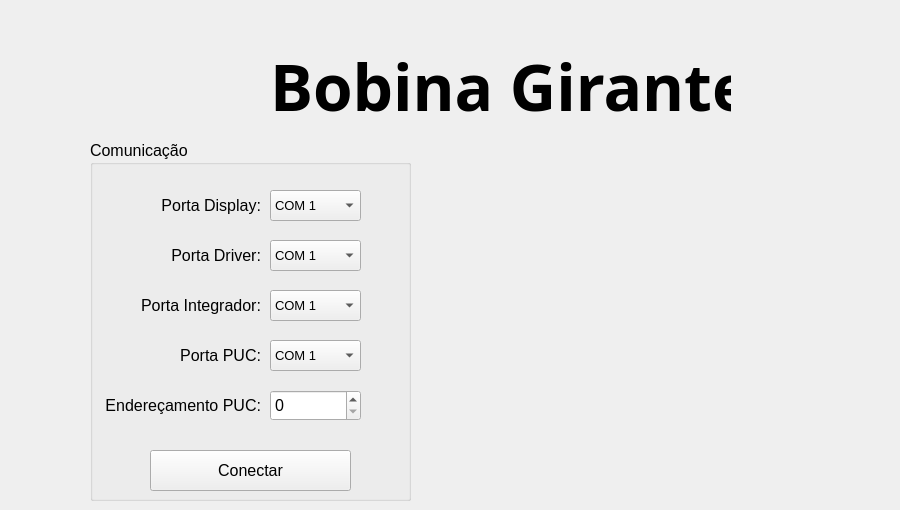
    <widget class="QWidget" name="tab_1">
     <attribute name="icon">
      <iconset>
       <normaloff>imagens/connection.png</normaloff>imagens/connection.png</iconset>
     </attribute>
     <attribute name="title">
      <string>Conexão</string>
     </attribute>
     <widget class="QLabel" name="label_23">
      <property name="geometry">
       <rect>
        <x>270</x>
        <y>50</y>
        <width>461</width>
        <height>71</height>
       </rect>
      </property>
      <property name="font">
       <font>
        <family>Leelawadee</family>
        <pointsize>48</pointsize>
        <weight>75</weight>
        <bold>true</bold>
       </font>
      </property>
      <property name="text">
       <string>Bobina Girante</string>
      </property>
     </widget>
     <widget class="QGroupBox" name="groupBox">
      <property name="geometry">
       <rect>
        <x>90</x>
        <y>140</y>
        <width>321</width>
        <height>361</height>
       </rect>
      </property>
      <property name="font">
       <font>
        <pointsize>12</pointsize>
       </font>
      </property>
      <property name="title">
       <string>Comunicação</string>
      </property>
      <widget class="QComboBox" name="Porta">
       <property name="geometry">
        <rect>
         <x>180</x>
         <y>50</y>
         <width>91</width>
         <height>31</height>
        </rect>
       </property>
       <property name="font">
        <font>
         <pointsize>10</pointsize>
        </font>
       </property>
       <item>
        <property name="text">
         <string>COM 1</string>
        </property>
       </item>
       <item>
        <property name="text">
         <string>COM 2</string>
        </property>
       </item>
       <item>
        <property name="text">
         <string>COM 3</string>
        </property>
       </item>
       <item>
        <property name="text">
         <string>COM 4</string>
        </property>
       </item>
       <item>
        <property name="text">
         <string>COM 5</string>
        </property>
       </item>
       <item>
        <property name="text">
         <string>COM 6</string>
        </property>
       </item>
       <item>
        <property name="text">
         <string>COM 7</string>
        </property>
       </item>
       <item>
        <property name="text">
         <string>COM 8</string>
        </property>
       </item>
       <item>
        <property name="text">
         <string>COM 9</string>
        </property>
       </item>
       <item>
        <property name="text">
         <string>COM 10</string>
        </property>
       </item>
       <item>
        <property name="text">
         <string>COM 11</string>
        </property>
       </item>
       <item>
        <property name="text">
         <string>COM 12</string>
        </property>
       </item>
       <item>
        <property name="text">
         <string>COM 13</string>
        </property>
       </item>
       <item>
        <property name="text">
         <string>COM 14</string>
        </property>
       </item>
       <item>
        <property name="text">
         <string>COM 15</string>
        </property>
       </item>
      </widget>
      <widget class="QPushButton" name="conectar">
       <property name="geometry">
        <rect>
         <x>60</x>
         <y>310</y>
         <width>201</width>
         <height>41</height>
        </rect>
       </property>
       <property name="font">
        <font>
         <pointsize>12</pointsize>
        </font>
       </property>
       <property name="text">
        <string>Conectar</string>
       </property>
       <property name="icon">
        <iconset>
         <normaloff>imagens/connect.png</normaloff>imagens/connect.png</iconset>
       </property>
       <property name="iconSize">
        <size>
         <width>25</width>
         <height>25</height>
        </size>
       </property>
      </widget>
      <widget class="QLabel" name="label">
       <property name="geometry">
        <rect>
         <x>50</x>
         <y>50</y>
         <width>121</width>
         <height>31</height>
        </rect>
       </property>
       <property name="text">
        <string>Porta Display:</string>
       </property>
       <property name="alignment">
        <set>Qt::AlignRight|Qt::AlignTrailing|Qt::AlignVCenter</set>
       </property>
      </widget>
      <widget class="QComboBox" name="Porta_2">
       <property name="geometry">
        <rect>
         <x>180</x>
         <y>100</y>
         <width>91</width>
         <height>31</height>
        </rect>
       </property>
       <property name="font">
        <font>
         <pointsize>10</pointsize>
        </font>
       </property>
       <item>
        <property name="text">
         <string>COM 1</string>
        </property>
       </item>
       <item>
        <property name="text">
         <string>COM 2</string>
        </property>
       </item>
       <item>
        <property name="text">
         <string>COM 3</string>
        </property>
       </item>
       <item>
        <property name="text">
         <string>COM 4</string>
        </property>
       </item>
       <item>
        <property name="text">
         <string>COM 5</string>
        </property>
       </item>
       <item>
        <property name="text">
         <string>COM 6</string>
        </property>
       </item>
       <item>
        <property name="text">
         <string>COM 7</string>
        </property>
       </item>
       <item>
        <property name="text">
         <string>COM 8</string>
        </property>
       </item>
       <item>
        <property name="text">
         <string>COM 9</string>
        </property>
       </item>
       <item>
        <property name="text">
         <string>COM 10</string>
        </property>
       </item>
       <item>
        <property name="text">
         <string>COM 11</string>
        </property>
       </item>
       <item>
        <property name="text">
         <string>COM 12</string>
        </property>
       </item>
       <item>
        <property name="text">
         <string>COM 13</string>
        </property>
       </item>
       <item>
        <property name="text">
         <string>COM 14</string>
        </property>
       </item>
       <item>
        <property name="text">
         <string>COM 15</string>
        </property>
       </item>
      </widget>
      <widget class="QLabel" name="label_6">
       <property name="geometry">
        <rect>
         <x>50</x>
         <y>100</y>
         <width>121</width>
         <height>31</height>
        </rect>
       </property>
       <property name="text">
        <string>Porta Driver:</string>
       </property>
       <property name="alignment">
        <set>Qt::AlignRight|Qt::AlignTrailing|Qt::AlignVCenter</set>
       </property>
      </widget>
      <widget class="QComboBox" name="Porta_3">
       <property name="geometry">
        <rect>
         <x>180</x>
         <y>150</y>
         <width>91</width>
         <height>31</height>
        </rect>
       </property>
       <property name="font">
        <font>
         <pointsize>10</pointsize>
        </font>
       </property>
       <item>
        <property name="text">
         <string>COM 1</string>
        </property>
       </item>
       <item>
        <property name="text">
         <string>COM 2</string>
        </property>
       </item>
       <item>
        <property name="text">
         <string>COM 3</string>
        </property>
       </item>
       <item>
        <property name="text">
         <string>COM 4</string>
        </property>
       </item>
       <item>
        <property name="text">
         <string>COM 5</string>
        </property>
       </item>
       <item>
        <property name="text">
         <string>COM 6</string>
        </property>
       </item>
       <item>
        <property name="text">
         <string>COM 7</string>
        </property>
       </item>
       <item>
        <property name="text">
         <string>COM 8</string>
        </property>
       </item>
       <item>
        <property name="text">
         <string>COM 9</string>
        </property>
       </item>
       <item>
        <property name="text">
         <string>COM 10</string>
        </property>
       </item>
       <item>
        <property name="text">
         <string>COM 11</string>
        </property>
       </item>
       <item>
        <property name="text">
         <string>COM 12</string>
        </property>
       </item>
       <item>
        <property name="text">
         <string>COM 13</string>
        </property>
       </item>
       <item>
        <property name="text">
         <string>COM 14</string>
        </property>
       </item>
       <item>
        <property name="text">
         <string>COM 15</string>
        </property>
       </item>
      </widget>
      <widget class="QLabel" name="label_13">
       <property name="geometry">
        <rect>
         <x>40</x>
         <y>150</y>
         <width>131</width>
         <height>31</height>
        </rect>
       </property>
       <property name="font">
        <font>
         <italic>false</italic>
         <strikeout>false</strikeout>
        </font>
       </property>
       <property name="text">
        <string>Porta Integrador:</string>
       </property>
       <property name="alignment">
        <set>Qt::AlignRight|Qt::AlignTrailing|Qt::AlignVCenter</set>
       </property>
      </widget>
      <widget class="QComboBox" name="Porta_4">
       <property name="geometry">
        <rect>
         <x>180</x>
         <y>200</y>
         <width>91</width>
         <height>31</height>
        </rect>
       </property>
       <property name="font">
        <font>
         <pointsize>10</pointsize>
        </font>
       </property>
       <item>
        <property name="text">
         <string>COM 1</string>
        </property>
       </item>
       <item>
        <property name="text">
         <string>COM 2</string>
        </property>
       </item>
       <item>
        <property name="text">
         <string>COM 3</string>
        </property>
       </item>
       <item>
        <property name="text">
         <string>COM 4</string>
        </property>
       </item>
       <item>
        <property name="text">
         <string>COM 5</string>
        </property>
       </item>
       <item>
        <property name="text">
         <string>COM 6</string>
        </property>
       </item>
       <item>
        <property name="text">
         <string>COM 7</string>
        </property>
       </item>
       <item>
        <property name="text">
         <string>COM 8</string>
        </property>
       </item>
       <item>
        <property name="text">
         <string>COM 9</string>
        </property>
       </item>
       <item>
        <property name="text">
         <string>COM 10</string>
        </property>
       </item>
       <item>
        <property name="text">
         <string>COM 11</string>
        </property>
       </item>
       <item>
        <property name="text">
         <string>COM 12</string>
        </property>
       </item>
       <item>
        <property name="text">
         <string>COM 13</string>
        </property>
       </item>
       <item>
        <property name="text">
         <string>COM 14</string>
        </property>
       </item>
       <item>
        <property name="text">
         <string>COM 15</string>
        </property>
       </item>
      </widget>
      <widget class="QLabel" name="label_20">
       <property name="geometry">
        <rect>
         <x>40</x>
         <y>200</y>
         <width>131</width>
         <height>31</height>
        </rect>
       </property>
       <property name="font">
        <font>
         <italic>false</italic>
         <strikeout>false</strikeout>
        </font>
       </property>
       <property name="text">
        <string>Porta PUC:</string>
       </property>
       <property name="alignment">
        <set>Qt::AlignRight|Qt::AlignTrailing|Qt::AlignVCenter</set>
       </property>
      </widget>
      <widget class="QSpinBox" name="Enderac_PUC">
       <property name="geometry">
        <rect>
         <x>180</x>
         <y>250</y>
         <width>91</width>
         <height>31</height>
        </rect>
       </property>
       <property name="maximum">
        <number>31</number>
       </property>
       <property name="value">
        <number>0</number>
       </property>
      </widget>
      <widget class="QLabel" name="label_30">
       <property name="geometry">
        <rect>
         <x>10</x>
         <y>250</y>
         <width>161</width>
         <height>31</height>
        </rect>
       </property>
       <property name="font">
        <font>
         <italic>false</italic>
         <strikeout>false</strikeout>
        </font>
       </property>
       <property name="text">
        <string>Endereçamento PUC:</string>
       </property>
       <property name="alignment">
        <set>Qt::AlignRight|Qt::AlignTrailing|Qt::AlignVCenter</set>
       </property>
      </widget>
     </widget>
     <widget class="QLabel" name="label_18">
      <property name="geometry">
       <rect>
        <x>480</x>
        <y>180</y>
        <width>411</width>
        <height>241</height>
       </rect>
      </property>
      <property name="text">
       <string/>
      </property>
      <property name="pixmap">
       <pixmap>imagens/lnls sirius logo.jpg</pixmap>
      </property>
      <property name="scaledContents">
       <bool>true</bool>
      </property>
     </widget>
    </widget>
